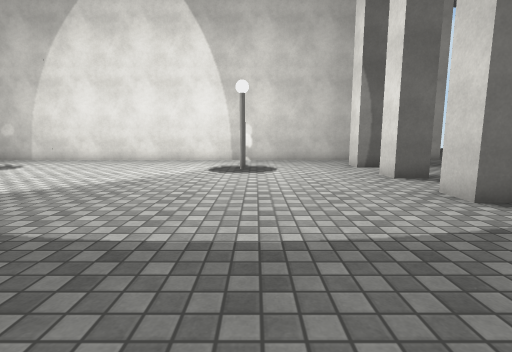
[1] (above)

24 first-person views from a walk through a scene from a Unity 3-D project. The camera is 1.2 m above the floor, tilts 8° down and sees 85° across. The floor is counted in squares, 1 m on a side. Each view is taken from the middle of a square. On the plan, view 1 faces up. The plan holds only what a view shows up to about 13 squares ahead; the rest is blank. The place goes on beyond the plan. The player is left out. Surface patterns are stand-ins for the level's own textures.

[2]
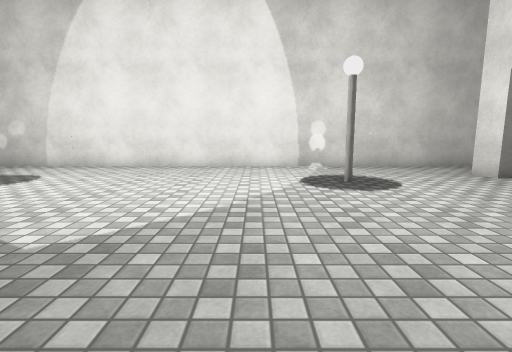

[3]
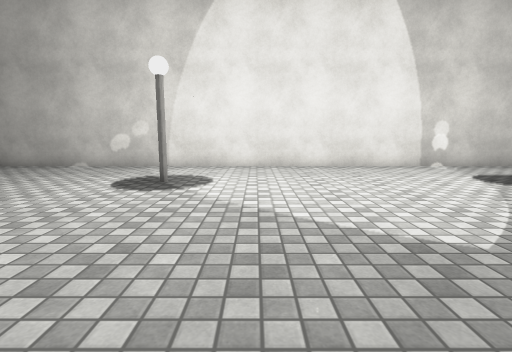

[4]
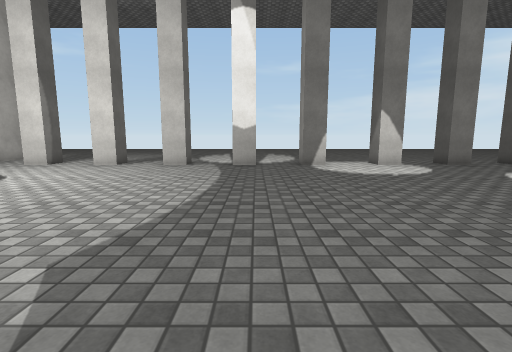

[5]
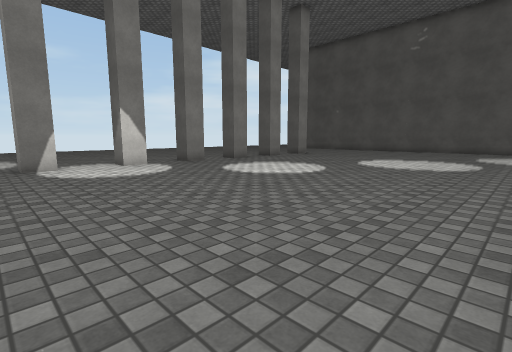

[6]
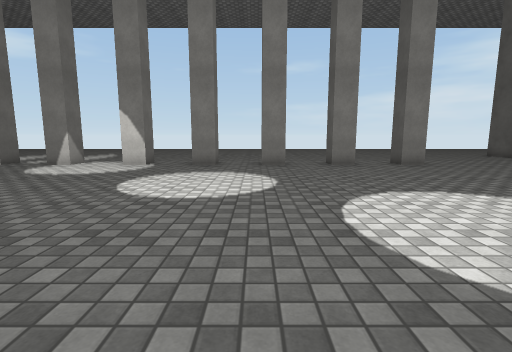

[7]
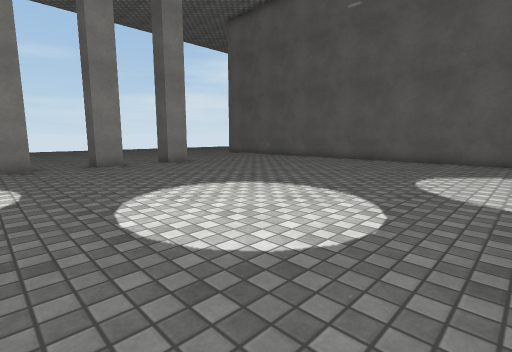

[8]
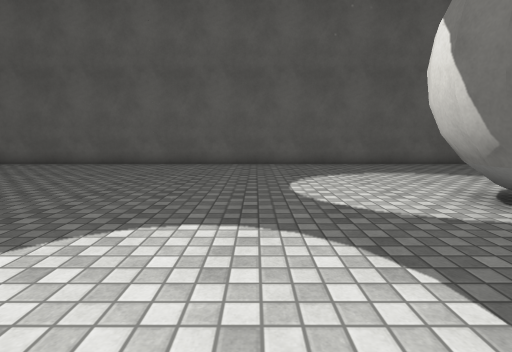

[9]
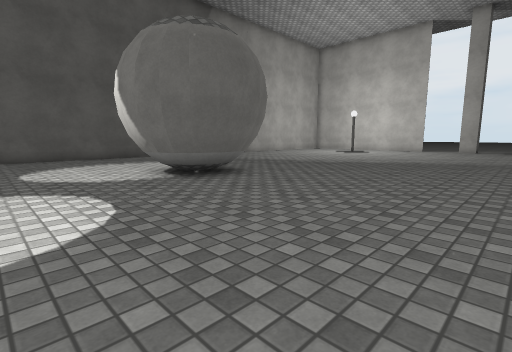

[10]
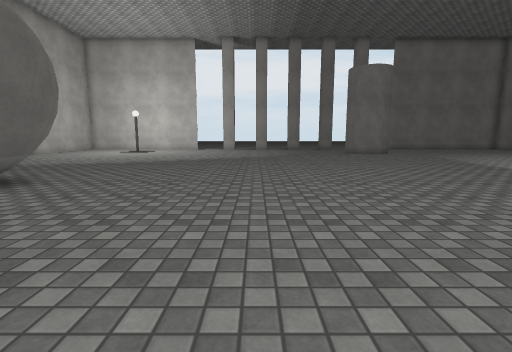

[11]
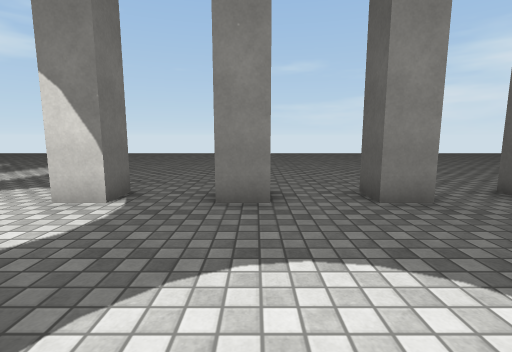

[12]
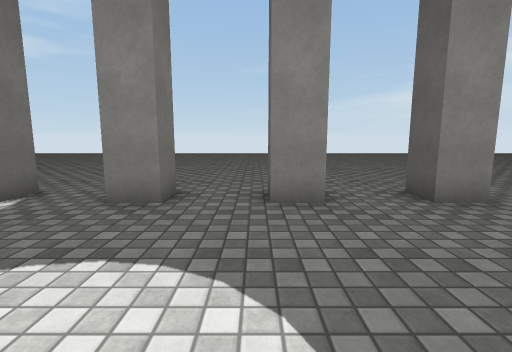

[13]
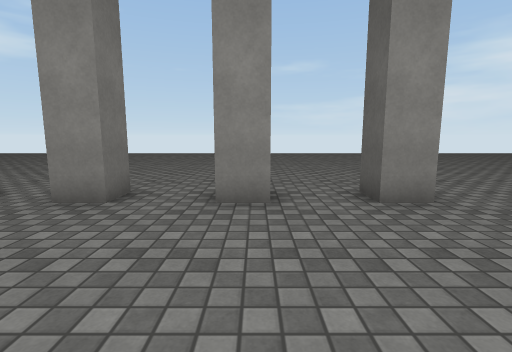

[14]
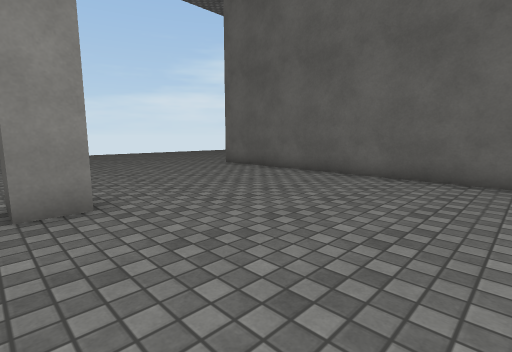

[15]
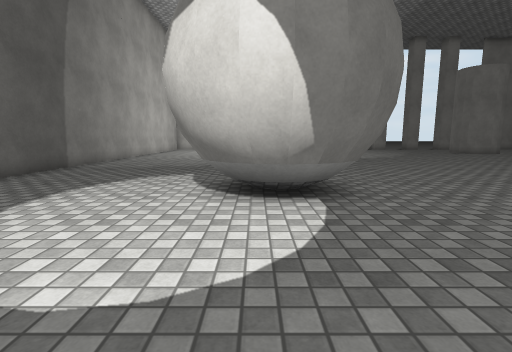

[16]
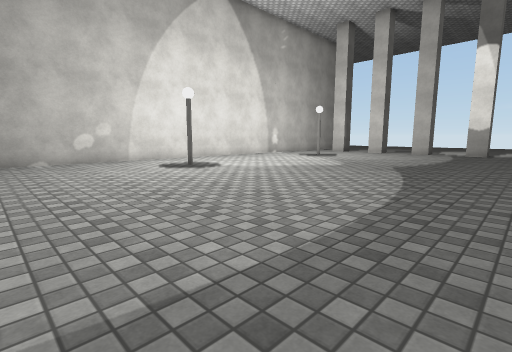

[17]
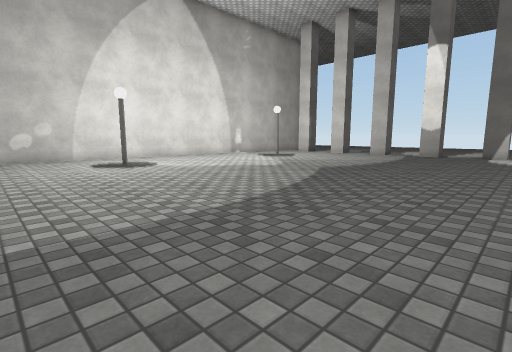

[18]
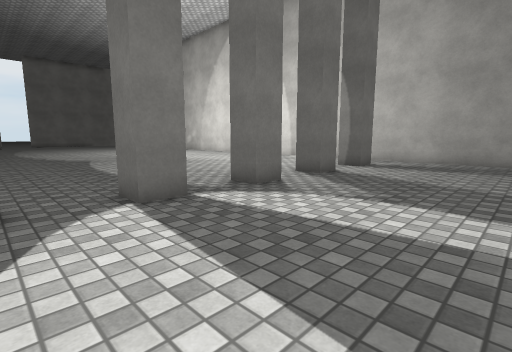

[19]
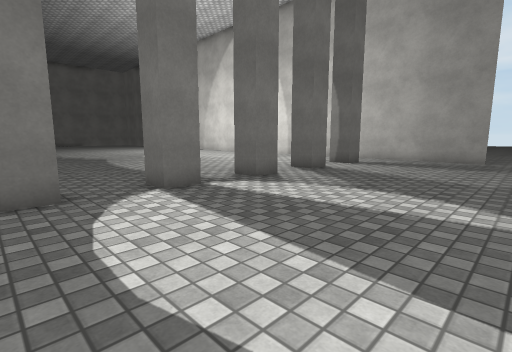

[20]
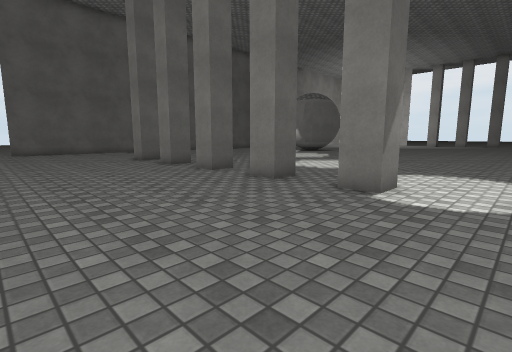

[21]
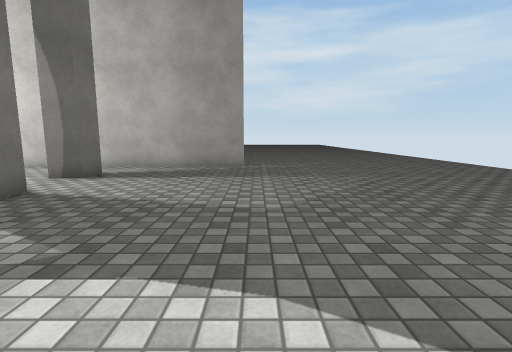

[22]
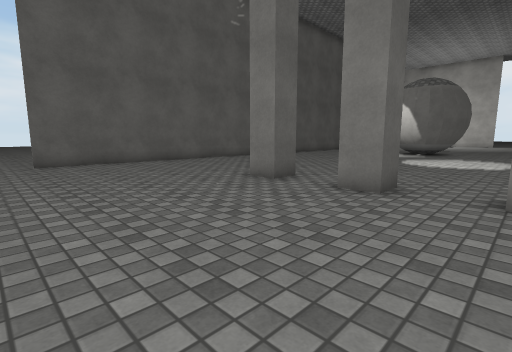

[23]
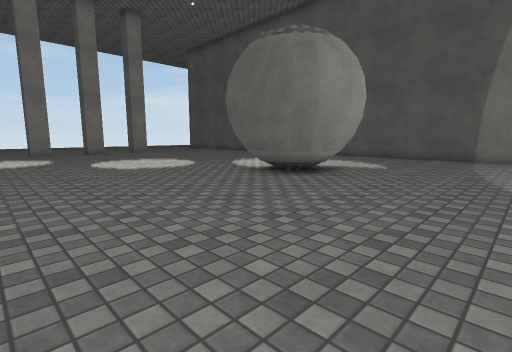

[24]
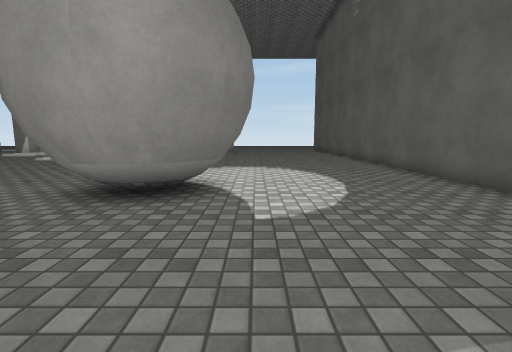

### Floor plan
Points are (right, up) in squares from view 1. A wall is a line through its corners. A room is listed if a view was taken in it or the views show most of it. See-through windows are left out.
Room 1 (views 1, 2, 3, 4, 5, 6, 7, 8, 9, 10, 11, 12, 13, 14, 15, 16, 17, 18, 19, 20, 21, 22, 23, 24)
walls: (4, -4.3) (4, -3.3) (5, -3.3) (5, -4.3) (4, -4.3); (4, -6.3) (5, -6.3) (5, -7.3) (4, -7.3) (4, -6.3); (4, -1) (4, 0) (5, 0) (5, -1) (4, -1); (4, -9.3) (5, -9.3) (5, -10.3) (4, -10.3) (4, -9.3); (5, 3.1) (5, 2) (4, 2) (4, 3); (4, -13.4) (4, -12.3) (5, -12.3) (5, -13.4); (-8.9, -14.3) (-8.5, -14.9) (-8.5, -15.5); (-8.4, -15.4) (-8.5, -15.9) (-8.8, -16.5) (-9.3, -17.1) (-9.9, -17.4); (5, 6.1) (5, 5) (4, 5) (4, 6); (-12.2, -14.4) (-11.5, -13.7) (-11.1, -13.5) (-10.5, -13.4) (-9.8, -13.5) (-9.2, -13.8) (-8.7, -14.3); (4, -16.4) (4, -15.3) (5, -15.3) (5, -16.2); (-12.5, -14.9) (-12.2, -14.2); (5, 9.1) (5, 8) (4, 8) (4, 9); (-10.4, -17.6) (-11, -17.5) (-11.6, -17.2) (-12.2, -16.6) (-12.4, -16.2) (-12.5, -15.4) (-12.4, -14.8); (-10.5, -17.8) (-11.1, -17.7) (-11.7, -17.4) (-12.4, -16.7) (-12.6, -16.3) (-12.8, -15.4) (-12.7, -14.8) (-12.3, -14) (-11.9, -13.7) (-11.1, -13.3) (-10.5, -13.2) (-9.9, -13.3) (-9.1, -13.7) (-8.7, -14.1) (-8.3, -14.9) (-8.2, -15.4) (-8.3, -16.2) (-8.6, -16.7) (-9.2, -17.3) (-9.9, -17.7); (5, 12.1) (5, 11) (4, 11) (4, 12); (9.6, 14.4) (-17.5, 14.4); (-17.1, -23.5) (9.5, -23.5)
low walls: (-9.1, -14.4) (-8.8, -15) (-8.7, -15.5); (-10.6, -13.6) (-9.8, -13.8) (-9.3, -14) (-9, -14.4); (-11.1, -13.7) (-10.5, -13.6); (-8.6, -15.4) (-8.7, -16.1) (-8.9, -16.4) (-9.4, -17); (-11.6, -14) (-11.1, -13.8); (-11.1, -17.3) (-11.5, -17) (-12.1, -16.5) (-12.2, -16.1) (-12.4, -15.4) (-12.3, -14.9) (-12, -14.3)
ways out: opening at (10.5, -23)
objects: other object (-11, 11); other object (-1, 11)

Positions as (right, up) in squares from view 1, and headings:
1: (0, 0), facing up
2: (-3, 3), facing up
3: (-8, 3), facing up
4: (-8, 2), facing right
5: (-8, 1), facing down-right
6: (-8, -9), facing right
7: (-8, -9), facing down-right
8: (-5, -11), facing down
9: (-5, -7), facing down-left
10: (-4, -8), facing left
11: (-1, -7), facing right
12: (-1, -9), facing right
13: (-1, -13), facing right
14: (-1, -15), facing down-right
15: (-4, -16), facing left
16: (-17, 0), facing up-right
17: (-15, -2), facing up-right
18: (10, 0), facing up-left
19: (11, -1), facing up-left
20: (11, -1), facing down-left
21: (10, 3), facing up
22: (11, -10), facing down-left
23: (-17, -7), facing down-right
24: (-17, -18), facing right
